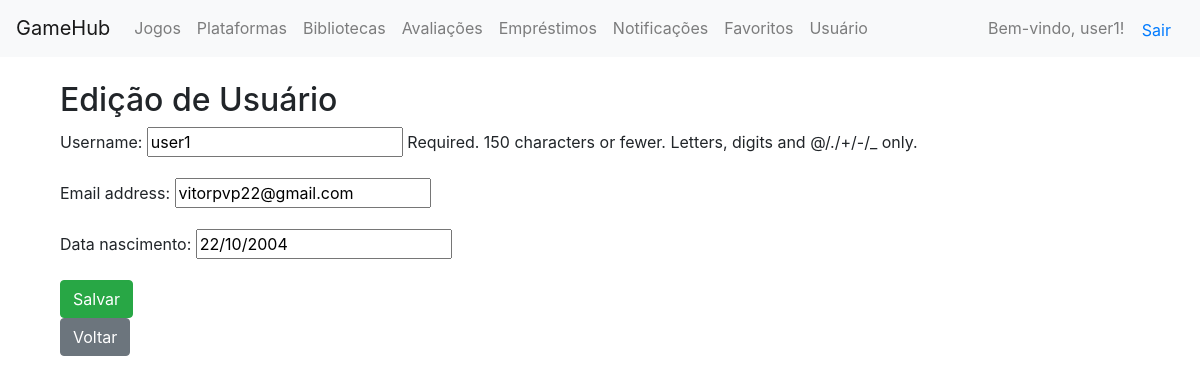
/api/usuarios/1/editar/ (signed in), run on an earlier commit of the app's database.
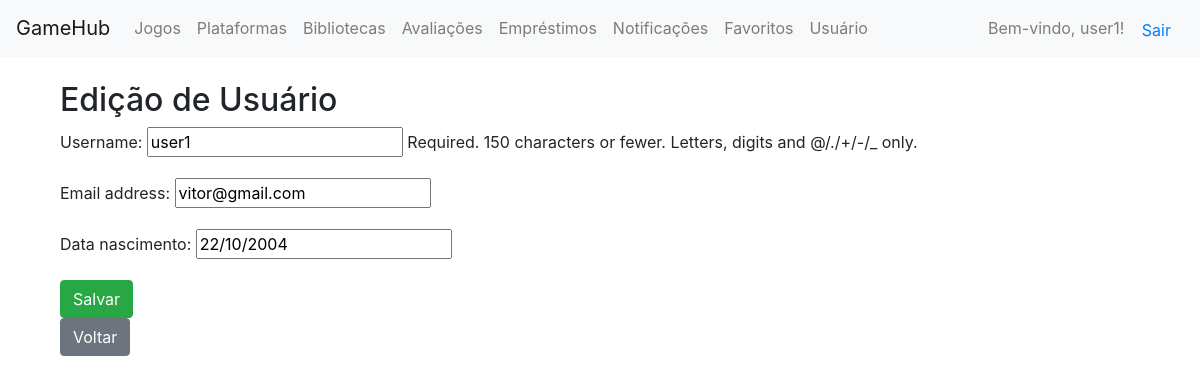
And on a later commit of the database.
### core/models.py (models this page shows)
class Usuario(AbstractUser):
    data_nascimento = models.DateField(null=True, blank=True)

### core/views.py (the view)
# urls.py: path('usuarios/<int:pk>/editar/', views.usuario_update, name='usuario_update'),
@login_required
def usuario_update(request, pk):
    usuario = get_object_or_404(Usuario, pk=pk)
    if request.method == "POST":
        form = UsuarioUpdateForm(request.POST, instance=usuario)
        if form.is_valid():
            form.save()
            return redirect('usuario_list')
    else:
        form = UsuarioUpdateForm(instance=usuario)
    return render(request, 'usuarios/usuario_form.html', {'form': form})

### core/forms.py
class UsuarioUpdateForm(UserChangeForm):
    password = None
    class Meta:
        model = Usuario
        fields = ['username', 'email', 'data_nascimento']

### core/templates/usuarios/usuario_form.html (shortened to what this page needs)
{% extends 'base.html' %}
{% block content %}
<div class="container mt-4">
    <h2>{{ form.instance.pk|yesno:"Edição de Usuário,Novo Usuário" }}</h2>
    <form method="post">
        <div class="form-group">
            {{ form.as_p }}
        </div>
        <button type="submit" class="btn btn-success">Salvar</button>
    </form>
    <a href="{% url 'usuario_list' %}" class="btn btn-secondary">Voltar</a>
</div>
{% endblock %}

### core/templates/base.html (shortened to what this page needs)
<!DOCTYPE html>
<html lang="pt-br">
<head>
    <link rel="stylesheet" href="https://stackpath.bootstrapcdn.com/bootstrap/4.5.2/css/bootstrap.min.css">
</head>
<body>
    <header>
        <nav class="navbar navbar-expand-lg navbar-light bg-light">
            <a class="navbar-brand" href="{% url 'home' %}">GameHub</a>
            <div class="collapse navbar-collapse">
                <ul class="navbar-nav">
                    <li class="nav-item"><a class="nav-link" href="{% url 'jogo_list' %}">Jogos</a></li>
                    <li class="nav-item"><a class="nav-link" href="{% url 'plataforma_list' %}">Plataformas</a></li>
                    <li class="nav-item"><a class="nav-link" href="{% url 'biblioteca_list' %}">Bibliotecas</a></li>
                    <li class="nav-item"><a class="nav-link" href="{% url 'avaliacao_list' %}">Avaliações</a></li>
                    <li class="nav-item"><a class="nav-link" href="{% url 'emprestimo_list' %}">Empréstimos</a></li>
                    <li class="nav-item"><a class="nav-link" href="{% url 'notificacao_list' %}">Notificações</a></li>
                    <li class="nav-item"><a class="nav-link" href="{% url 'favorito_list' %}">Favoritos</a></li>
                    <li class="nav-item"><a class="nav-link" href="{% url 'usuario_list' %}">Usuário</a></li>
                </ul>
                <div class="ml-auto">
                    {% if user.is_authenticated %}
                        <span class="navbar-text">Bem-vindo, {{ user.username }}!</span>
                        <form action="{% url 'logout' %}" method="post" style="display:inline;">
                            <button type="submit" class="btn btn-link">Sair</button>
                        </form>
                    {% else %}
                        <a class="btn btn-primary" href="{% url 'login' %}">Login</a>
                        <a class="btn btn-secondary" href="{% url 'register' %}">Registrar</a>
                    {% endif %}
                </div>
            </div>
        </nav>
    </header>
    <main class="container mt-4">
        {% block content %}{% endblock %}
    </main>
</body>
</html>

What changed in the data, as far as the page shows it:
changed Usuario "Edição de Usuário": email "vitorpvp22@gmail.com" → "vitor@gmail.com"
